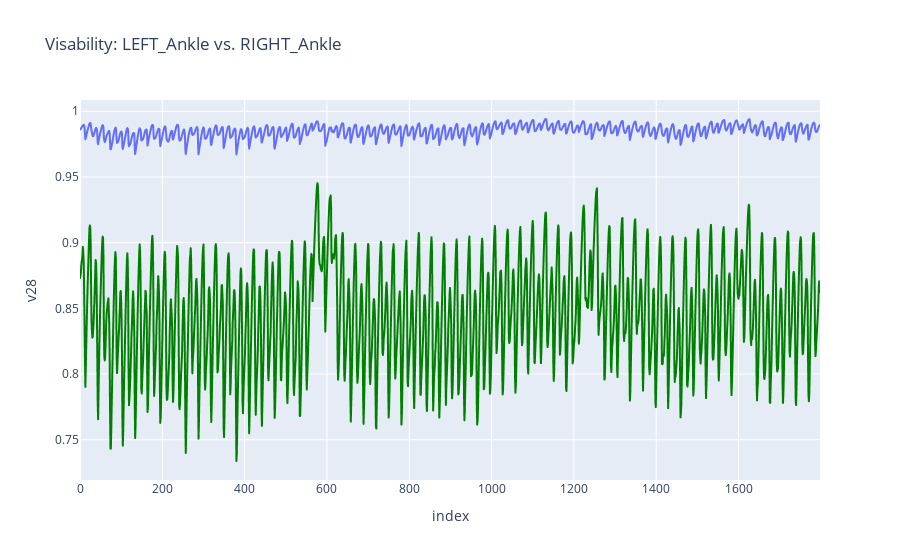

Here is the notebook cell this chart was saved with:
### Markdown cell above
### Gegenüberstellung von linker und rechter Seite eines Gelenkpunkts, für die selbe Bewegung (z.B. x-Bewegung aus Seitenperspektive für Knie)

### Code cell
import pandas as pd
import plotly.express as px

df_side = df_side_gehen
df_back = df_back_gehen

#hüfte
fig_side_left = px.line(df_side, y="v28", title='Visability: LEFT_Ankle vs. RIGHT_Ankle')
fig_side_right = px.line(df_side, y="v29")
fig_side_right.update_traces(line= dict(
    color = "green"
))

fig_side_left.add_trace(fig_side_right.data[0], )
fig_side_left.show()

### Figure 1 — Plotly figure (JSON) as saved in the notebook; plotly's stock layout.template omitted (floating-point values rounded to 4 significant figures; data arrays with more than 128 entries replaced by an {"elided": "..."} marker saying what was removed)
{"data": [{"hovertemplate": "index=%{x}<br>v28=%{y}<extra></extra>", "legendgroup": "", "line": {"color": "#636efa", "dash": "solid"}, "marker": {"symbol": "circle"}, "mode": "lines", "name": "", "showlegend": false, "type": "scattergl", "x": {"elided": "1799 int values"}, "xaxis": "x", "y": {"elided": "1799 float values"}, "yaxis": "y"}, {"hovertemplate": "index=%{x}<br>v29=%{y}<extra></extra>", "legendgroup": "", "line": {"color": "green", "dash": "solid"}, "marker": {"symbol": "circle"}, "mode": "lines", "name": "", "showlegend": false, "type": "scattergl", "x": {"elided": "1799 int values"}, "xaxis": "x", "y": {"elided": "1799 float values"}, "yaxis": "y"}], "layout": {"legend": {"tracegroupgap": 0}, "title": {"text": "Visability: LEFT_Ankle vs. RIGHT_Ankle"}, "xaxis": {"anchor": "y", "domain": [0, 1], "title": {"text": "index"}}, "yaxis": {"anchor": "x", "domain": [0, 1], "title": {"text": "v28"}}}}
